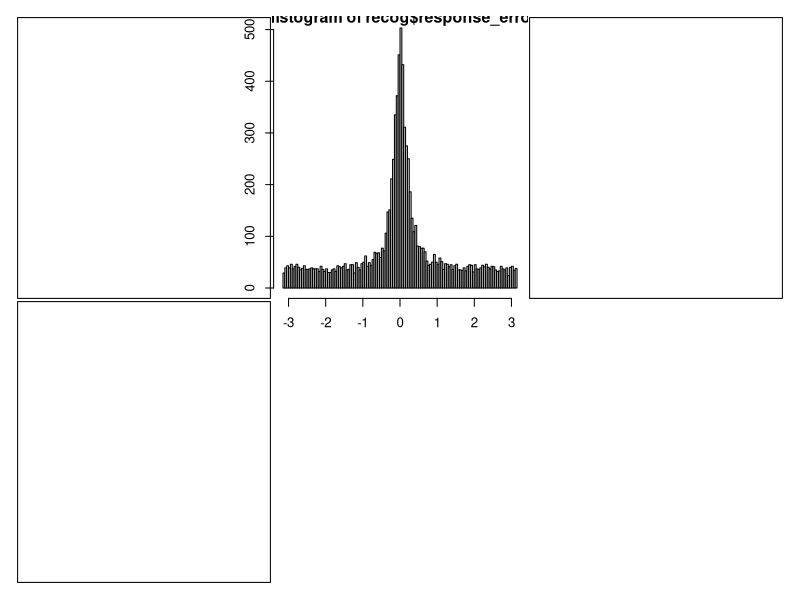

The R source for this figure:
## publication)histogram.R
##
## Procedures for generating publication-quality histogram of response proportions
##  conditional on recognition confidence rating
##
## Jason Zhou <jzhou AT unimelb DOT edu DOT au>

publication.histogram <- function(all, recog, unrecog,
                                        filename="") {
  ## Opens a drawing device (either X11 for testing or a
  ## PDF for saving).
  if(filename == "") {
    X11() # Write to the screen
  } else {
    pdf(file=filename, width=8.3, height=10)
  }
  
  
  ## Set up the global presentation parameters for the plot.
  
  NUM.BINS = 100
  
  X.LOW <- -pi - 0.1
  X.HI <-  pi + 0.1
  Y.LOW <- 0.0
  Y.HI <- 100

  par(mfrow = c(2,3))
  par(cex = 0.8)
  par(mar = c(0.1, 0.1, 0.1, 0.1),
      oma = c(1, 1, 1, 1))
  
  # Plot 
  plot.new()
  plot.window(xlim=c(X.LOW, X.HI),
              ylim=c(Y.LOW, Y.HI))
  box()
  
  hist(recog$response_error, breaks = NUM.BINS,
       freq = TRUE)

  # Plot 
  plot.new()
  plot.window(xlim=c(X.LOW, X.HI),
              ylim=c(Y.LOW, Y.HI))
  box()
  

  # Plot 
  plot.new()
  plot.window(xlim=c(X.LOW, X.HI),
              ylim=c(Y.LOW, Y.HI))
  box()
  

  
  
  if(filename != "") {
    dev.off()
  }

}


dataset <- read.csv('datasetnona.csv')
recog <- dataset[dataset$recog_rating>3,]
unrecog <- dataset[dataset$recog_rating<=3,]

publication.histogram(dataset, recog, unrecog)